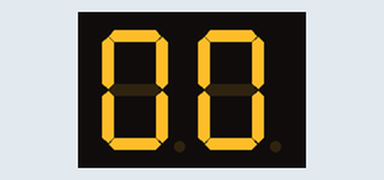
Simulated run of this sketch. Board: Arduino Uno, built with avr-gcc and run on an emulated ATmega328P. Shown: 2-digit seven-segment display. Wiring (inferred from the names in the program): BCD to 7-segment decoder: data pin 10, pin 11, pin 12, pin 13; 2-digit 7-segment display, segments lit when HIGH: segments Q0, Q1, Q2, Q3, Q4, Q5, Q6; digit selects pin 5, pin 4. The segment pins are drawn as the display they are named for.

Above: at 0.15 s.
At 4.19 s:
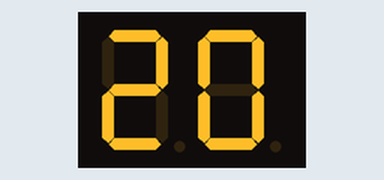
At 9.83 s:
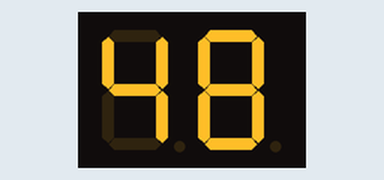
At 19.91 s:
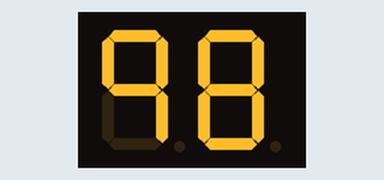
At 29.59 s:
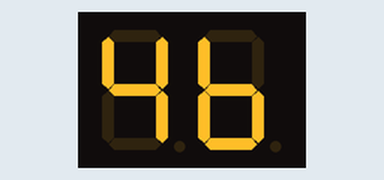
At 39.67 s:
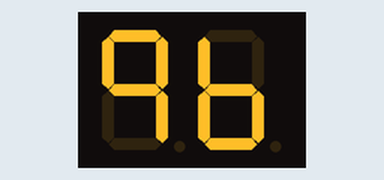

The sketch:

UsandoMatrizEDisplay7SegAula2.ino
```cpp
              //  As portas  D, C, B, A  do CD4511
const int vetorDisplay[] = {13,12,11,10}; //Cria um vetor para as portas
const int D1 = 5; //Controla o acionamento do Display 1 Unidade
const int D2 = 4; //Controla o acionamento do Display 2 Dezena
//const int D3 = 3; //Controla o acionamento do Display 3 Centena
const int timeD = 5;  //Controla o tempo que o display fica acesso
const int vezes = 20; //Controla a quantidade de vezes que será rodado o código do display.
/* O tempo de display acesso é 3*timeD*vezes
*/
//                        D,C,B,A
int matrizDados[10][4] = {{0,0,0,0}, //0
                          {0,0,0,1}, //1
                          {0,0,1,0}, //2
                          {0,0,1,1}, //3
                          {0,1,0,0}, //4
                          {0,1,0,1}, //5
                          {0,1,1,0}, //6
                          {0,1,1,1}, //7
                          {1,0,0,0}, //8
                          {1,0,0,1}}; //9

int i,j,k,m,dado;

void setup() {
  pinMode(13, OUTPUT);
  pinMode(12, OUTPUT);
  pinMode(11, OUTPUT);
  pinMode(10, OUTPUT);
  pinMode(D1, OUTPUT);
  pinMode(D2, OUTPUT);
//  pinMode(D3, OUTPUT);
  Serial.begin(9600);
}

void loop() {
  for(i=0;i<=99;i++){
   imprime(i);
  }
}

void imprime(int num){
  for(m=0;m<vezes;m++){
      digitalWrite(D1,HIGH);
      digitalWrite(D2,LOW);
      j=num/10; //valor Decimal
      j=j%10;
      for(k=0;k<=3;k++){
        digitalWrite(vetorDisplay[k],matrizDados[j][k]);
      }
      delay(timeD);

      digitalWrite(D1,LOW);
      digitalWrite(D2,HIGH);
      j=num%10; // valor unidade
      for(k=0;k<=3;k++){
         digitalWrite(vetorDisplay[k],matrizDados[j][k]);
      }
      delay(timeD);
   }
}
```
